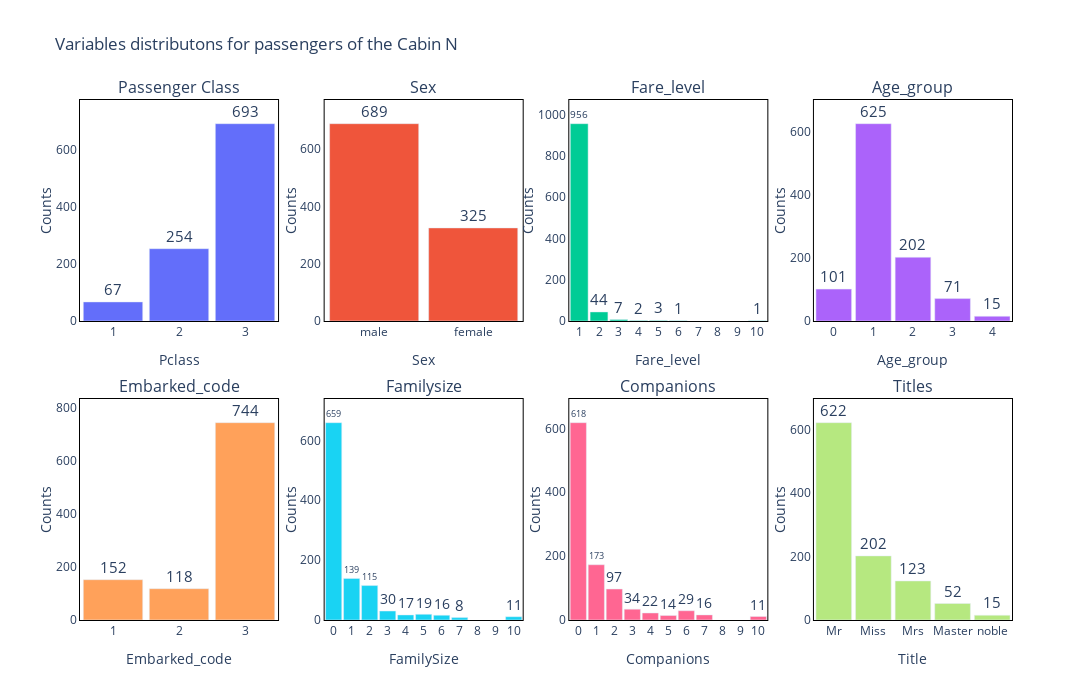

The code cell stored with this chart in its notebook:
### Code cell
# Load the dataset
myTitanic_dataset = 'https://raw.githubusercontent.com/praoiticica/Titanic-traditional-ML/main/titanic_datasets/titanic_cleaned.csv'
df = pd.read_csv(myTitanic_dataset)
# Filter the DataFrame for passengers with cabin label 'N'
cabin_N_passengers = df[df['Cabin_label'] == 'N']

# Create subplots
fig = make_subplots(rows=2, cols=4,
                    vertical_spacing=0.15,
                    horizontal_spacing=0.05,
                    subplot_titles=[
                            'Passenger Class',
                            'Sex',
                            'Fare_level',
                            'Age_group',
                            'Embarked_code',
                            'Familysize',
                            'Companions',
                            'Titles'
                            ]
                   )

# Define the column names and subplot indices
column_names = ['Pclass', 'Sex', 'Fare_level', 'Age_group', 'Embarked_code', 'FamilySize', 'Companions', 'Title']
subplot_indices = [(1, 1), (1, 2), (1, 3), (1, 4), (2, 1), (2, 2), (2, 3), (2, 4)]

# Add traces for each column
for i, column in enumerate(column_names):
    row, col = subplot_indices[i]
    counts = cabin_N_passengers[column].value_counts()
    max_count = counts.max()
    
    fig.add_trace(go.Bar(x=counts.index, y=counts.values, text = counts.values, textposition='outside', width = 0.9), row=row, col=col)
    
    # Update x-axis and y-axis titles
    fig.update_xaxes(title=column, row=row, col=col)
    fig.update_yaxes(title='Counts', row=row, col=col, title_standoff=0.1)
    fig.update_traces(textfont={'size': 15}, row=row, col=col)
    
     # Calculate the y-axis range with a small margin
    y_range = [0, max_count * 1.12]  # Adjust the margin as desired
    fig.update_yaxes(range=y_range, row=row, col=col)


# Update subplot size and spacing
fig.update_layout(
    title = 'Variables distributons for passengers of the Cabin N',
    height=700, width=1500, showlegend=False,
    plot_bgcolor='white', paper_bgcolor='white',
)

# Set x-axis tickmode to 'linear' and dtick to 1 to show all tick values
fig.update_xaxes(tickmode='linear', dtick=1)

# Update subplot axis options
for row in range(1, 3):
    for col in range(1, 5):
        fig.update_xaxes(showline=True, mirror=True, linecolor='black', row=row, col=col)
        fig.update_yaxes(showline=True, mirror=True, linecolor='black', row=row, col=col)

fig.show()

### Figure 1 — Plotly figure (JSON) as saved in the notebook; plotly's stock layout.template omitted (floating-point values rounded to 4 significant figures)
{"data": [{"text": [693, 254, 67], "textfont": {"size": 15}, "textposition": "outside", "type": "bar", "width": 0.9, "x": [3, 2, 1], "xaxis": "x", "y": [693, 254, 67], "yaxis": "y"}, {"text": [689, 325], "textfont": {"size": 15}, "textposition": "outside", "type": "bar", "width": 0.9, "x": ["male", "female"], "xaxis": "x2", "y": [689, 325], "yaxis": "y2"}, {"text": [956, 44, 7, 3, 2, 1, 1], "textfont": {"size": 15}, "textposition": "outside", "type": "bar", "width": 0.9, "x": [1, 2, 3, 5, 4, 10, 6], "xaxis": "x3", "y": [956, 44, 7, 3, 2, 1, 1], "yaxis": "y3"}, {"text": [625, 202, 101, 71, 15], "textfont": {"size": 15}, "textposition": "outside", "type": "bar", "width": 0.9, "x": [1, 2, 0, 3, 4], "xaxis": "x4", "y": [625, 202, 101, 71, 15], "yaxis": "y4"}, {"text": [744, 152, 118], "textfont": {"size": 15}, "textposition": "outside", "type": "bar", "width": 0.9, "x": [3, 1, 2], "xaxis": "x5", "y": [744, 152, 118], "yaxis": "y5"}, {"text": [659, 139, 115, 30, 19, 17, 16, 11, 8], "textfont": {"size": 15}, "textposition": "outside", "type": "bar", "width": 0.9, "x": [0, 1, 2, 3, 5, 4, 6, 10, 7], "xaxis": "x6", "y": [659, 139, 115, 30, 19, 17, 16, 11, 8], "yaxis": "y6"}, {"text": [618, 173, 97, 34, 29, 22, 16, 14, 11], "textfont": {"size": 15}, "textposition": "outside", "type": "bar", "width": 0.9, "x": [0, 1, 2, 3, 6, 4, 7, 5, 10], "xaxis": "x7", "y": [618, 173, 97, 34, 29, 22, 16, 14, 11], "yaxis": "y7"}, {"text": [622, 202, 123, 52, 15], "textfont": {"size": 15}, "textposition": "outside", "type": "bar", "width": 0.9, "x": ["Mr", "Miss", "Mrs", "Master", "noble"], "xaxis": "x8", "y": [622, 202, 123, 52, 15], "yaxis": "y8"}], "layout": {"annotations": [{"font": {"size": 16}, "showarrow": false, "text": "Passenger Class", "x": 0.1062, "xanchor": "center", "xref": "paper", "y": 1, "yanchor": "bottom", "yref": "paper"}, {"font": {"size": 16}, "showarrow": false, "text": "Sex", "x": 0.3688, "xanchor": "center", "xref": "paper", "y": 1, "yanchor": "bottom", "yref": "paper"}, {"font": {"size": 16}, "showarrow": false, "text": "Fare_level", "x": 0.6313, "xanchor": "center", "xref": "paper", "y": 1, "yanchor": "bottom", "yref": "paper"}, {"font": {"size": 16}, "showarrow": false, "text": "Age_group", "x": 0.8938, "xanchor": "center", "xref": "paper", "y": 1, "yanchor": "bottom", "yref": "paper"}, {"font": {"size": 16}, "showarrow": false, "text": "Embarked_code", "x": 0.1062, "xanchor": "center", "xref": "paper", "y": 0.425, "yanchor": "bottom", "yref": "paper"}, {"font": {"size": 16}, "showarrow": false, "text": "Familysize", "x": 0.3688, "xanchor": "center", "xref": "paper", "y": 0.425, "yanchor": "bottom", "yref": "paper"}, {"font": {"size": 16}, "showarrow": false, "text": "Companions", "x": 0.6313, "xanchor": "center", "xref": "paper", "y": 0.425, "yanchor": "bottom", "yref": "paper"}, {"font": {"size": 16}, "showarrow": false, "text": "Titles", "x": 0.8938, "xanchor": "center", "xref": "paper", "y": 0.425, "yanchor": "bottom", "yref": "paper"}], "height": 700, "paper_bgcolor": "white", "plot_bgcolor": "white", "showlegend": false, "title": {"text": "Variables distributons for passengers of the Cabin N"}, "width": 1500, "xaxis": {"anchor": "y", "autorange": true, "domain": [0, 0.2125], "dtick": 1, "linecolor": "black", "mirror": true, "range": [0.5, 3.5], "showline": true, "tickmode": "linear", "title": {"text": "Pclass"}, "type": "linear"}, "xaxis2": {"anchor": "y2", "autorange": true, "domain": [0.2625, 0.475], "dtick": 1, "linecolor": "black", "mirror": true, "range": [-0.5, 1.5], "showline": true, "tickmode": "linear", "title": {"text": "Sex"}, "type": "category"}, "xaxis3": {"anchor": "y3", "autorange": true, "domain": [0.525, 0.7375], "dtick": 1, "linecolor": "black", "mirror": true, "range": [0.5, 10.5], "showline": true, "tickmode": "linear", "title": {"text": "Fare_level"}, "type": "linear"}, "xaxis4": {"anchor": "y4", "autorange": true, "domain": [0.7875, 1], "dtick": 1, "linecolor": "black", "mirror": true, "range": [-0.5, 4.5], "showline": true, "tickmode": "linear", "title": {"text": "Age_group"}, "type": "linear"}, "xaxis5": {"anchor": "y5", "autorange": true, "domain": [0, 0.2125], "dtick": 1, "linecolor": "black", "mirror": true, "range": [0.5, 3.5], "showline": true, "tickmode": "linear", "title": {"text": "Embarked_code"}, "type": "linear"}, "xaxis6": {"anchor": "y6", "autorange": true, "domain": [0.2625, 0.475], "dtick": 1, "linecolor": "black", "mirror": true, "range": [-0.5, 10.5], "showline": true, "tickmode": "linear", "title": {"text": "FamilySize"}, "type": "linear"}, "xaxis7": {"anchor": "y7", "autorange": true, "domain": [0.525, 0.7375], "dtick": 1, "linecolor": "black", "mirror": true, "range": [-0.5, 10.5], "showline": true, "tickmode": "linear", "title": {"text": "Companions"}, "type": "linear"}, "xaxis8": {"anchor": "y8", "autorange": true, "domain": [0.7875, 1], "dtick": 1, "linecolor": "black", "mirror": true, "range": [-0.5, 4.5], "showline": true, "tickmode": "linear", "title": {"text": "Title"}, "type": "category"}, "yaxis": {"anchor": "x", "domain": [0.575, 1], "linecolor": "black", "mirror": true, "range": [0, 776.2], "showline": true, "title": {"standoff": 0.1, "text": "Counts"}, "type": "linear"}, "yaxis2": {"anchor": "x2", "domain": [0.575, 1], "linecolor": "black", "mirror": true, "range": [0, 771.7], "showline": true, "title": {"standoff": 0.1, "text": "Counts"}, "type": "linear"}, "yaxis3": {"anchor": "x3", "domain": [0.575, 1], "linecolor": "black", "mirror": true, "range": [0, 1071.0], "showline": true, "title": {"standoff": 0.1, "text": "Counts"}, "type": "linear"}, "yaxis4": {"anchor": "x4", "domain": [0.575, 1], "linecolor": "black", "mirror": true, "range": [0, 700.0], "showline": true, "title": {"standoff": 0.1, "text": "Counts"}, "type": "linear"}, "yaxis5": {"anchor": "x5", "domain": [0, 0.425], "linecolor": "black", "mirror": true, "range": [0, 833.3], "showline": true, "title": {"standoff": 0.1, "text": "Counts"}, "type": "linear"}, "yaxis6": {"anchor": "x6", "domain": [0, 0.425], "linecolor": "black", "mirror": true, "range": [0, 738.1], "showline": true, "title": {"standoff": 0.1, "text": "Counts"}, "type": "linear"}, "yaxis7": {"anchor": "x7", "domain": [0, 0.425], "linecolor": "black", "mirror": true, "range": [0, 692.2], "showline": true, "title": {"standoff": 0.1, "text": "Counts"}, "type": "linear"}, "yaxis8": {"anchor": "x8", "domain": [0, 0.425], "linecolor": "black", "mirror": true, "range": [0, 696.6], "showline": true, "title": {"standoff": 0.1, "text": "Counts"}, "type": "linear"}}}
